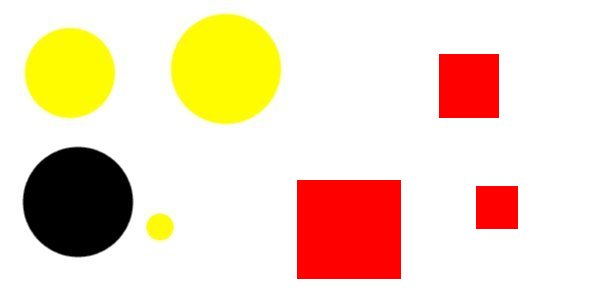
//> input picture shapes.jpg, 600 x 300 px
$ ./aero-image-analyzer   (built with g++ and OpenCV 4)
//> lines starting //> are read from the running program, lines starting //| are printed output that depends on the picture; after the words box and inside, x2 and y2 are one past the last pixel; in counts of white or black regions, pixels touching at a corner belong together
/**
 * @file HoughCircle_Demo.cpp
 * @brief Demo code for Hough Transform
 * @author OpenCV team
 * @author Murray Meehan (added multi-channel scanning for my openCV tutorial)

 TODO: confirm reasonable estimate of object width in pixels
 		(Murray is guessing 22-55 px, if the swath tables are in feet elevation and pixels/inch)
		(That's 200ft elevation, 85deg FOV, 960p)
 */

// uncomment to enable highgui display of results (for debugging / studying)
//#define DISPLAY_ENABLED

#include "opencv2/highgui/highgui.hpp"
#include "opencv2/imgproc/imgproc.hpp"
#include <iostream>
#include <stdio.h>

using namespace cv;

/**
 * @function findSquares
 */
void findSquares(Mat &src, Mat src_gray, vector<Vec3f> &squares)
{
	//////////////
	// Apply Canny edge detector
	Mat edges;
	Canny( src_gray, edges, 50, 200, 3 );

	/// 2. Use Probabilistic Hough Transform
	vector<Vec4i> p_lines;

	//void HoughLines(InputArray image, OutputArray lines, double rho, double theta, int threshold, double srn=0, double stn=0 )
	double rho=1;
	double theta =CV_PI/180;
	int threshold=10;
	double srn=30;
	double stn=10;
	HoughLinesP( edges, p_lines, rho, theta, threshold, srn, stn );

	/// Show the result
	for( size_t i = 0; i < p_lines.size(); i++ )
	{
		Vec4i l = p_lines[i];
		#ifdef DISPLAY_ENABLED
			line( src, Point(l[0], l[1]), Point(l[2], l[3]), Scalar(255,0,0), 3, CV_AA);
		#endif
		std::cout << "lines detected @ " << Point(l[0], l[1])<<","<< Point(l[2], l[3]) << ".\n";
	}

	// TODO: identify pairs of same-length same-orientation lines


	// TODO: identify squares as 2 sets of these pairs, report location

}

/**
 * @function findCircles
 * 		TODO: only check for circles which are blue, red, or yellow.
 * 		TODO: only check for circles in size range from 2m*2m to 5m*5m
 * 						(pixel equivalent depends on height (400m?), FOV (90deg), resolution (720p)
 * 						for conversion, see swath tables in dropbox for our GoPro Hero camera
 */
void findCircles(Mat &src, Mat src_gray, vector<Vec3f> &circles)
{
	/// Reduce the noise so we avoid false circle detection
	GaussianBlur( src_gray, src_gray, Size(9, 9), 2, 2 );

	/// Apply the Hough Transform to find the circles
	int method=CV_HOUGH_GRADIENT;
	double dp=1;
	double minDist=src_gray.rows/8;
	double param1=200;
	double param2=100;
	int minRadius=3;//3;
	int maxRadius=500;//100;
	HoughCircles( src_gray, circles, method, dp, minDist, param1, param2, minRadius, maxRadius );

	/// Draw the circles detected
	for( size_t i = 0; i < circles.size(); i++ )
	{
		Point center(cvRound(circles[i][0]), cvRound(circles[i][1]));
		int radius = cvRound(circles[i][2]);

		#ifdef DISPLAY_ENABLED
			// circle center
			circle( src, center, 3, Scalar(0,255,0), -1, 8, 0 );
			// circle outline
			circle( src, center, radius, Scalar(0,0,255), 3, 8, 0 );
		#endif

		std::cout << "circle detected @ " << center << ", radius: " << radius << ".\n";
	}
}

/**
 * @function main
 */
 int main(int argc, char** argv)
{
//	Mat src = imread( argv[1], 1 );
	Mat src = imread( "shapes.jpg",1);
//> src is the input picture: 300 rows x 600 cols, CV_8UC3; mean B, G, R 195.6, 218.6, 240.9
	if( !src.data )
		{ return -1; }

	Mat channelRed (src.rows, src.cols, CV_8UC1);
	Mat channelGreen (src.rows, src.cols, CV_8UC1);
	Mat channelBlue (src.rows, src.cols, CV_8UC1);
	Mat outImg[] = {channelRed, channelGreen, channelBlue};
	int fromTo[] = { 0,2, 1,1, 2,0};
	mixChannels( &src, 1, outImg, 3, fromTo, 3);
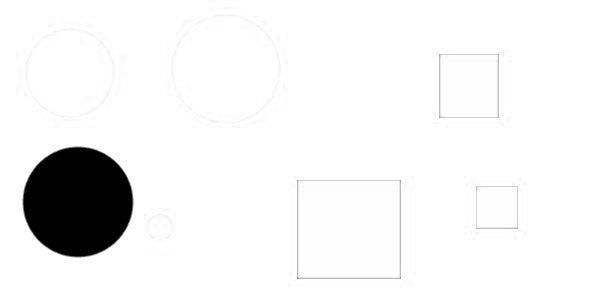
//> outImg[0]: 300 rows x 600 cols, CV_8UC1; min 0, max 255, mean 240.9
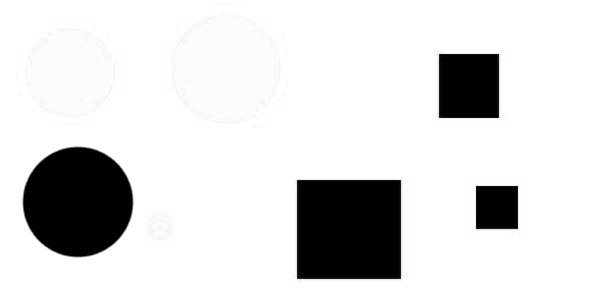
//> outImg[1]: 300 rows x 600 cols, CV_8UC1; min 0, max 255, mean 218.6
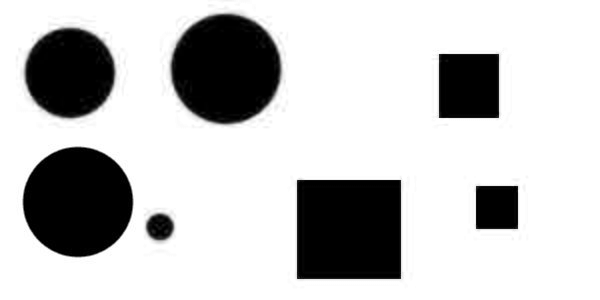
//> outImg[2]: 300 rows x 600 cols, CV_8UC1; min 0, max 255, mean 195.6

	// [8 lines of commented-out code are left out]

	vector<Vec3f> circlesR, circlesG, circlesB; // lists of shapes found
	findCircles(src, channelRed, circlesR);
//> in findCircles, `HoughCircles( src_gray, circles, method, dp, minDist, param1, param2, ..`: circles = 1 circle (x, y, radius): [77.5, 201.5, 55.2]
//> the loop in findCircles, `for( size_t i = 0; i < circles.size(); i++ )` made 1 pass
//> (center, radius) on pass 1: (Point(78, 202), 55)
//| circle detected @ [78, 202], radius: 55.
//> circlesR = 1 item: [77.5, 201.5, 55.2]
	findCircles(src, channelGreen, circlesG);
//> the loop in findCircles (call 2), `for( size_t i = 0; i < circles.size(); i++ )` made 1 pass
//| circle detected @ [78, 202], radius: 55.
//> circlesG = 1 item: [77.5, 201.5, 55.2]
	findCircles(src, channelBlue, circlesB);
//> in findCircles (call 3), `GaussianBlur( src_gray, src_gray, Size(9, 9), 2, 2 );`:
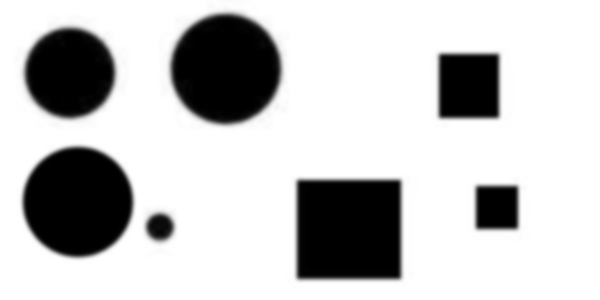
//> src_gray: 300 rows x 600 cols, CV_8UC1; min 0, max 255, mean 195.6
//> in findCircles (call 3), `HoughCircles( src_gray, circles, method, dp, minDist, param1, param2, ..`: circles = 3 circles (x, y, radius): [77.5, 201.5, 55.2], [224.5, 68.5, 54.9], [70.5, 72.5, 44.9]
//> the loop in findCircles (call 3), `for( size_t i = 0; i < circles.size(); i++ )` made 3 passes
//> (center, radius) on passes 1 to 3: (Point(78, 202), 55), (Point(224, 68), 55), (Point(70, 72), 45)
//| circle detected @ [78, 202], radius: 55.
//| circle detected @ [224, 68], radius: 55.
//| circle detected @ [70, 72], radius: 45.
//> circlesB = 3 items: [77.5, 201.5, 55.2], [224.5, 68.5, 54.9], [70.5, 72.5, 44.9]

	vector<Vec3f> squaresR, squaresG, squaresB;
	findSquares(src, channelRed, squaresR);
//> in findSquares, `Canny( src_gray, edges, 50, 200, 3 );`:
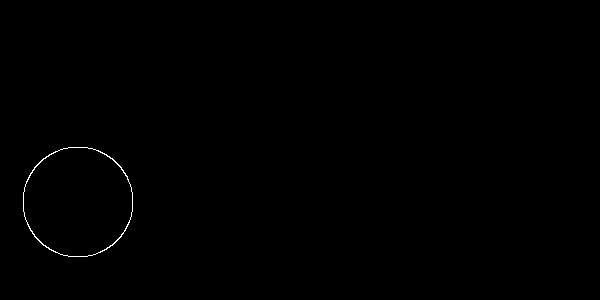
//> edges: 300 rows x 600 cols, CV_8UC1; 0.23% white in thin lines or dots, all inside (x1, y1, x2, y2) = (23, 147, 133, 257)
//> in findSquares, `HoughLinesP( edges, p_lines, rho, theta, threshold, srn, stn );`: p_lines = empty
	findSquares(src, channelGreen, squaresG);
//> the loop in findSquares (call 2), `for( size_t i = 0; i < p_lines.size(); i++ )` made 10 passes
//> l on passes 1 to 10: [298, 278, 399, 278], [296, 270, 296, 185], [303, 179, 394, 179], [400, 277, 400, 181], [438, 112, 438, 59], [440, 117, 497, 117], [517, 187, 517, 227], [444, 53, 492, 53], [499, 110, 499, 66], [479, 228, 516, 227]
//| lines detected @ [298, 278],[399, 278].
//| lines detected @ [296, 270],[296, 185].
//| lines detected @ [303, 179],[394, 179].
//| lines detected @ [400, 277],[400, 181].
//| lines detected @ [438, 112],[438, 59].
//| lines detected @ [440, 117],[497, 117].
//| lines detected @ [517, 187],[517, 227].
//| lines detected @ [444, 53],[492, 53].
//> (output is shown up to pass 8 of 10)
	findSquares(src, channelBlue, squaresB);
//> in findSquares (call 3), `Canny( src_gray, edges, 50, 200, 3 );`:
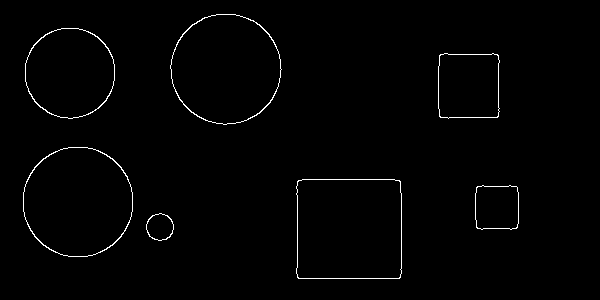
//> edges: 300 rows x 600 cols, CV_8UC1; 1.1% white in thin lines or dots, all inside (x1, y1, x2, y2) = (23, 14, 519, 279)
//> in findSquares (call 3), `HoughLinesP( edges, p_lines, rho, theta, threshold, srn, stn );`: p_lines = 9 lines (x1, y1, x2, y2), first 8: [298, 278, 399, 278], [297, 277, 297, 181], [498, 116, 498, 55], [302, 179, 394, 179], [401, 273, 401, 193], [440, 54, 497, 54], [440, 117, 497, 117], [477, 228, 516, 228]
//> the loop in findSquares (call 3), `for( size_t i = 0; i < p_lines.size(); i++ )` made 9 passes
//| lines detected @ [298, 278],[399, 278].
//| lines detected @ [297, 277],[297, 181].
//| lines detected @ [498, 116],[498, 55].
//| lines detected @ [302, 179],[394, 179].
//| lines detected @ [401, 273],[401, 193].
//| lines detected @ [440, 54],[497, 54].
//| lines detected @ [440, 117],[497, 117].
//| lines detected @ [477, 228],[516, 228].
//> (output is shown up to pass 8 of 9)

	#ifdef DISPLAY_ENABLED
	/// Show your results
	namedWindow( "Hough Circle Transform Demo", CV_WINDOW_AUTOSIZE );
	imshow( "Hough Circle Transform Demo", src );
	waitKey(0);
	#endif

	return 0;
}

$ run again, with planarobjects.jpg copied over shapes.jpg
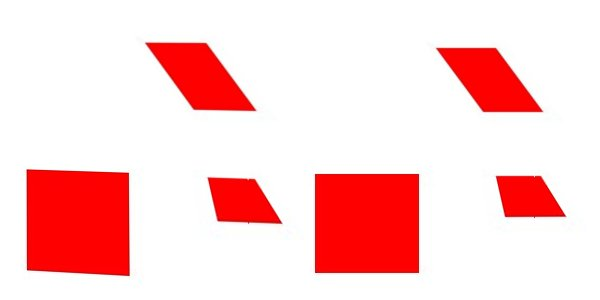
//> input picture planarobjects.jpg, 600 x 300 px
//> src is the input picture: 300 rows x 600 cols, CV_8UC3; mean B, G, R 207.6, 207.7, 253.4
//> edges: 300 rows x 600 cols, CV_8UC1; every value is 0
//> p_lines = empty
//> in findSquares (call 2), `Canny( src_gray, edges, 50, 200, 3 );`:
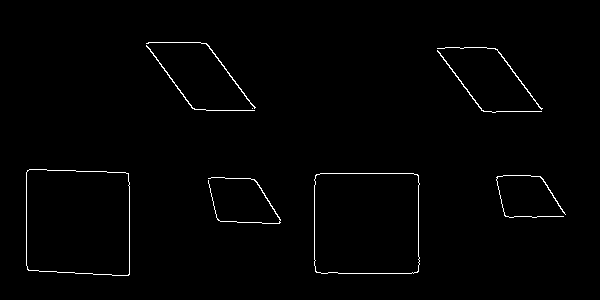
//> edges: 300 rows x 600 cols, CV_8UC1; 1.1% white in thin lines or dots, all inside (x1, y1, x2, y2) = (26, 42, 566, 276)
//> p_lines = 29 lines (x1, y1, x2, y2), first 8: [321, 273, 413, 273], [129, 274, 129, 182], [146, 45, 194, 109], [314, 265, 314, 179], [29, 169, 125, 172], [206, 110, 254, 110], [28, 270, 74, 272], [148, 42, 206, 43]
//> the loop in findSquares (call 2), `for( size_t i = 0; i < p_lines.size(); i++ )` made 29 passes
//> (printed output is left out)
//> in findSquares (call 3), `Canny( src_gray, edges, 50, 200, 3 );`:
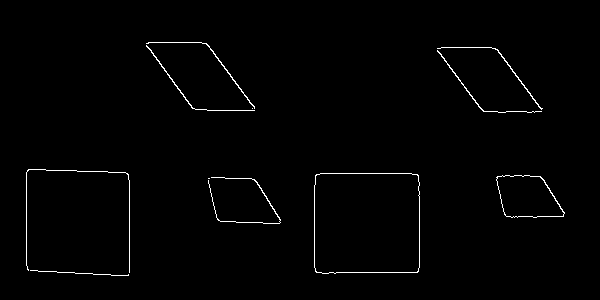
//> edges: 300 rows x 600 cols, CV_8UC1; 1.1% white in thin lines or dots, all inside (x1, y1, x2, y2) = (26, 42, 565, 276)
//> p_lines = 32 lines (x1, y1, x2, y2), first 8: [129, 272, 129, 180], [206, 43, 254, 108], [161, 66, 192, 108], [316, 272, 417, 272], [441, 47, 495, 48], [26, 265, 26, 172], [496, 49, 541, 109], [314, 267, 314, 185]
//> the loop in findSquares (call 3), `for( size_t i = 0; i < p_lines.size(); i++ )` made 32 passes
//> (printed output is left out)
